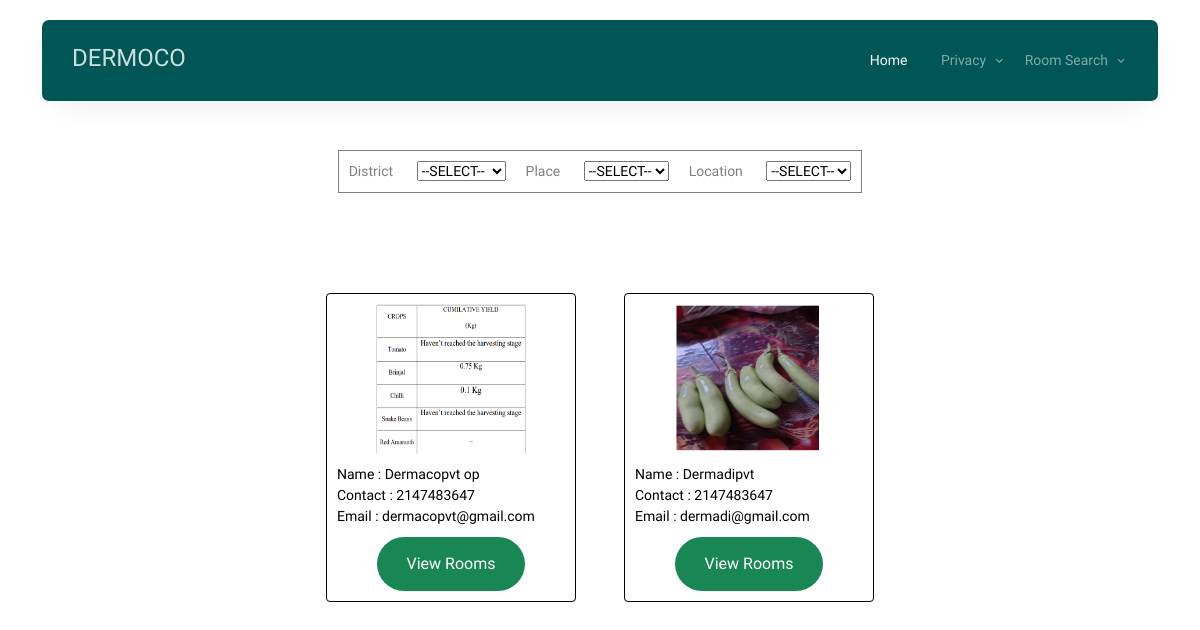
Page /Project/User/SearchBranch.php (signed in) on the committed database.
### tables this page shows
CREATE TABLE `tbl_branch` (
  `branch_id` int(11) NOT NULL auto_increment,
  `branch_name` varchar(100) NOT NULL,
  `branch_contact` int(11) NOT NULL,
  `branch_email` varchar(100) NOT NULL,
  `branch_password` varchar(100) NOT NULL,
  `location_id` int(11) NOT NULL,
  `branch_photo` varchar(500) NOT NULL,
  PRIMARY KEY  (`branch_id`)
);

### Project/User/SearchBranch.php (the view, shortened to what this page needs)
<!DOCTYPE html PUBLIC "-//W3C//DTD XHTML 1.0 Transitional//EN" "http://www.w3.org/TR/xhtml1/DTD/xhtml1-transitional.dtd">
<html xmlns="http://www.w3.org/1999/xhtml">
<head>
<link href="https://cdn.jsdelivr.net/npm/bootstrap@5.0.2/dist/css/bootstrap.min.css" rel="stylesheet">
</head>
<body>
<?php
include("Head.php");
?>
<form id="form1" name="form1" method="post" action="">
  <table border="1" align="center" style="margin-top:150px" cellpadding="10">
    <tr>
      <td>District</td>
      <td><label for="sel_district"></label>
        <select name="sel_district" id="sel_district" onChange="getPlace(this.value)">
          <option value="">--SELECT--</option>
      </select></td>
      <td>Place</td>
      <td><label for="sel_place"></label>
        <select name="sel_place" id="sel_place"onChange="getLocation(this.value)" >
          <option value="">--SELECT--</option>
      </select></td>
      <td>Location</td>
      <td><label for="sel_loc"></label>
        <select name="sel_loc" id="sel_loc" onchange="getBranch()">
          <option value="">--SELECT--</option>
      </select></td>
    </tr>
  </table>
  <div class="main-card" id="result">
  <?php
  $sel="select * from tbl_branch b inner join tbl_location l on l.location_id=b.location_id inner join tbl_place p on p.place_id=l.place_id inner join tbl_district d on d.district_id=p.district_id";
  $data=mysql_query($sel);
  while($row=mysql_fetch_array($data))
  {
  ?>
    <div class="col-3 card">
      <div style="display:flex; align-items:center; justify-content:center;"><img src="../Assets/Files/UserDocs/<?php echo $row["branch_photo"]?>" width="150" height="150" /></div>
      <div style="margin-top:10px; margin-bottom:10px; color:black;">
        <div>Name :&nbsp;<?php echo $row["branch_name"]?></div>
        <div>Contact :&nbsp;<?php echo $row["branch_contact"]?></div>
        <div>Email :&nbsp;<?php echo $row["branch_email"]?></div>
      </div>
      <div style="display:flex; align-items:center; justify-content:center;"><a href="ViewRoom.php?bid=<?php echo $row["branch_id"]?>" class="btn btn-success">View Rooms</a></div>
    </div>
    <?php
    }
    ?>
  </div>
</form>
</body>
<br><br><br><br><br><br><br><br>
</html>

### Project/User/SearchBranch.php (style rules this page uses)
.main-card { display:flex; justify-content:center; align-items:center; gap:3rem; margin-top:100px; }
.card { border:1px black solid; width:fit-content; padding:10px; width:250px; }

### rows in the picture
tbl_branch: branch_photo (picture), branch_name "Dermacopvt op", branch_contact "2147483647", branch_email "dermacopvt@gmail.com"
tbl_branch: branch_photo (picture), branch_name "Dermadipvt", branch_contact "2147483647", branch_email "dermadi@gmail.com"
